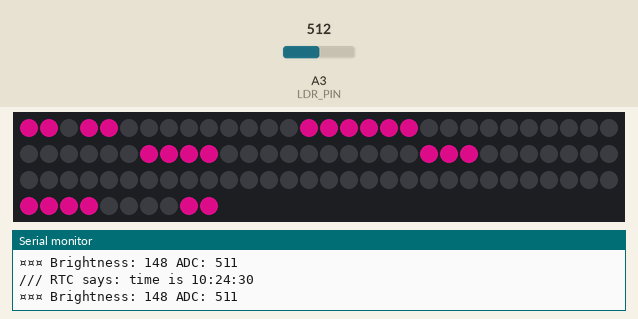
A sketch run on a simulated Arduino Nano, built with avr-gcc and run on an emulated ATmega328P. Parts: 100 RGB LEDs in strip order, left to right, continuing on the next row, the last lines printed to the serial monitor. Inputs (shaded band) come from the test bench; at power-on: A3 (LDR_PIN) = 512. Dim RGB values are drawn brighter than linear; the local clock reads 2024-03-15 10:24:30 at power-on unless the sketch sets it.

Above: at 1.4 s.
1.5 s: A3 (LDR_PIN) set to 716
4.8 s: A3 (LDR_PIN) set to 900
8.1 s: A3 (LDR_PIN) set to 930
At 18.1 s:
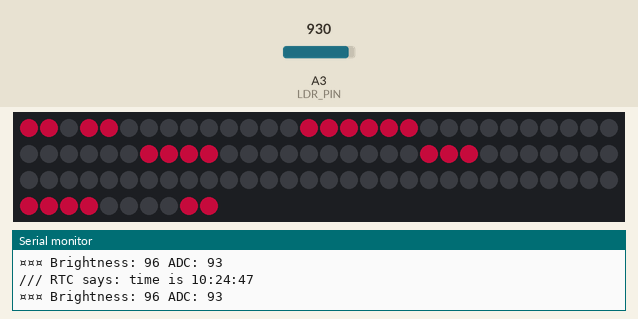
At 55.1 s:
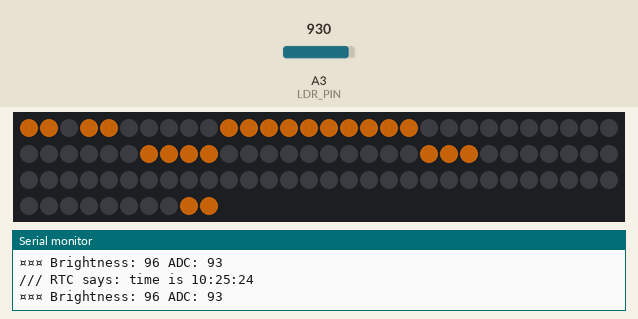
Timing chart, 0 to 56.6 s (numbered marks = the images above; inputs shaded):
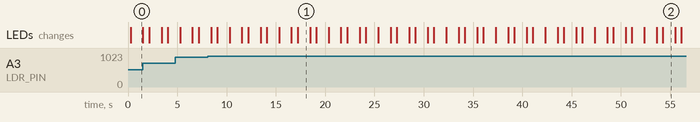

The sketch:

letterClock.ino
```cpp
// (licence header left out)
/* Libs to include ***********************************************************/
#include "src/letterClock.h"
#include <Adafruit_NeoPixel.h>
#include <Wire.h>
#include "Sodaq_DS3231.h"

#define NUMPIXELS       100 // How many pixels in there (per pin)
#define BRIGHT          60 // Brightness, between 0 and 255
#define SATURATION      240 // For colors: we want bright colors so set it to max!
#define PERIOD_COLORS   300 // Cycle through all colors every x seconds

#define DELAYVAL        600 // Time (in milliseconds) to pause between pixels

/* Defines *******************************************************************/

#define RTC                         1 // Enable RTC support
#define ENABLE_LDR_SUPPORT          1
// enum    Board                   NANO; // Arduino Nano is used

/* Pinouts *******************************************************************/
/*
    Define pinouts. Moreover, I2C pins differ depending on boards. Be careful
    For Pro Mini: (SDA, SCL) = (A4, A5)
    For Nano: (SDA, SCL) = (4, 5) (Digital pins)
*/
#define PIN             6 // If all in one wire

#ifdef ENABLE_LDR_SUPPORT
    #define LDR_PIN     A3
#endif

Adafruit_NeoPixel pixels(NUMPIXELS, PIN, NEO_GRB + NEO_KHZ800);

/* Arrays to turn on (struct of pointers to array ) */
ArraysToTurnOn_t arraysToTurnOn; // Led to light NOW (in this loop)
ArraysToTurnOn_t arraysAlreadyOn; // LED already turned on
Time_t currTime;

void setTime(void)
{
    char weekDay[][4] = {"Sun", "Mon", "Tue", "Wed", "Thu", "Fri", "Sat" };
    // year, month, date, hour, min, sec and week-day (starts from 0 for Sunday and goes to 6)
    DateTime dt(2020, 05, 16, 14, 59, 30, 6);
    rtc.setDateTime(dt);
}

int* getHour(int h, int m)
{
    int hMod = h;
    if (m > 34)
    {
        hMod = h + 1; /* eg: 1:40 -> Twenty to TWO */
    }
    int hMod12 = hMod % 12; /* To have something between 0 and 11 (here, 0 is like 12) */

    int pRes = m0;
    switch (hMod12)
    {
        case 0:
            pRes = h12;
            break;
        case 1:
            pRes = h1;
            break;
        case 2:
            pRes = h2;
            break;
        case 3:
            pRes = h3;
            break;
        case 4:
            pRes = h4;
            break;
        case 5:
            pRes = h5;
            break;
        case 6:
            pRes = h6;
            break;
        case 7:
            pRes = h7;
            break;
        case 8:
            pRes = h8;
            break;
        case 9:
            pRes = h9;
            break;
        case 10:
            pRes = h10;
            break;
        case 11:
            pRes = h11;
            break;
        default:
            break;
    }
    return pRes;
}


int* getHourAmPm(int h, int m)
{
    int hMod = h;
    if (m > 34)
    {
        hMod = h + 1; /* eg: 1:40 -> Twenty to TWO */
    }
    hMod = hMod % 24; /* If 23:55, say five to 12 AM, even if h > 11 */
    if (hMod > 11)
    {
        return pm;
    }
    else
    {
        return am;
    }

}

int* getMinutes(int m)
{
    int pRes = m0;
    if (((m >= 5) && (m < 10)) || ((m >= 55) && (m < 60)))
    {
        pRes = m5;
    }
    else if (((m >= 10) && (m < 15)) || ((m >= 50) && (m < 55)))
    {
        pRes = m10;
    }
    else if (((m >= 15) && (m < 20)) || ((m >= 45) && (m < 50)))
    {
        pRes = m15;
    }
    else if (((m >= 20) && (m < 25)) || ((m >= 40) && (m < 45)))
    {
        pRes = m20;
    }
    else if (((m >= 25) && (m < 30)) || ((m >= 35) && (m < 40)))
    {
        pRes = m25;
    }
    else if ((m >= 30) && (m < 35))
    {
        pRes = m30;
    }
    else
    {
        pRes = m0;
    }

    return pRes;
}

int* getPreciseMinutes(int m)
{
    int mMod5 = m % 5;
    int pRes = m0;
    switch (mMod5)
    {
    case 0:
        pRes = m0;
        break;
    case 1:
        pRes = m1;
        break;
    case 2:
        pRes = m2;
        break;
    case 3:
        pRes = m3;
        break;
    case 4:
        pRes = m4;
        break;
    default:
        break;
    }
    return pRes;
}

int* getPasTo(int m)
{
    int pRes = NULL;
    if (m >= 35 && m < 60)
    {
        pRes = to;
    }
    else if (m >= 5 && m < 35)
    {
        pRes = past;
    }
    else
    {
        pRes = oclock;
    }
    return pRes;
}

int getSizeArray(int* pTable)
{
    return pTable[0];
}

void updateArraysToTurnOn(ArraysToTurnOn_t* pArray, Time_t currTime)
{
    pArray->minutes = getMinutes(currTime.m);
    pArray->preciseMinutes = getPreciseMinutes(currTime.m);
    pArray->pasTo = getPasTo(currTime.m);
    pArray->hours = getHour(currTime.h, currTime.m);
    pArray->amPm = getHourAmPm(currTime.h, currTime.m);
}

void turnLedOnArray(int* pTable, uint32_t rgbColors)
{
    int sizeArray = getSizeArray(pTable);

    // Serial.print(sizeArray);
    // Serial.println(" LED to light.");
    for (int i = 1; i <= sizeArray; i++)
    {
        // Serial.print("Turning LED #");
        // Serial.println(pTable[i]);
        pixels.setPixelColor(pTable[i]-1, rgbColors);
    }
    pixels.show();   // Send the updated pixel colors to the hardware.
}

void turnLedOffArray(int* pTable)
{
    int sizeArray = getSizeArray(pTable);

    // Serial.print(sizeArray);
    // Serial.println(" LED to light.");
    for (int i = 1; i <= sizeArray; i++)
    {
        // Serial.print("Turning LED #");
        // Serial.println(pTable[i]);
        pixels.setPixelColor(pTable[i]-1, pixels.Color(0, 0, 0));
    }
    pixels.show();   // Send the updated pixel colors to the hardware.
}

void refreshLedArray(int* pOldTable, int* pNewTable, uint32_t rgbColors)
{
    if (pOldTable != pNewTable)
    {
        turnLedOffArray(pOldTable);
    }
    turnLedOnArray(pNewTable, rgbColors);
}

uint8_t getBrightnessLdr(void)
{
    int res = 0;
    int adc = 1023 - analogRead(LDR_PIN); /* Get ADC reading (from 0 to 1023). I swapped VCC and GND, BTW */
    if (adc < 40)
    {
        // y = 1.75x + 20
        int ax = (7 * adc) >> 2; // divide by 4
        res = ax + 20;
    }
    else if (adc > 920)
    {
        // y = 0.5x - 260
        int ax = adc >> 1; // divide by 2
        res = ax - 260;
    }
    else
    {
        // y = 0.125x + 85
        int ax = adc >> 3; // divide by 8
        res = ax + 85;
    }
    Serial.print("¤¤¤ Brightness: ");
    Serial.print(res);
    Serial.print(" ADC: ");
    Serial.println(adc);

    if (res < 0)
    {
        return 0;
    }
    else if (res > 255)
    {
        return 255;
    }
    else
    {
        return (uint8_t)res;
    }
}

void updateTime(Time_t* pTime)
{
    DateTime now = rtc.now(); //get the current date-time
    pTime->h = now.hour();
    pTime->m = now.minute();
    pTime->s = now.second();
    // int dy = now.day();
    // int mo = now.month();
    // int yr = now.year();
    Serial.print("/// RTC says: time is ");
    Serial.print(now.hour());
    Serial.print(":");
    Serial.print(now.minute());
    Serial.print(":");
    Serial.println(now.second());
}

uint32_t setColor(int brightness, int minutes, int seconds)
{
    uint32_t secondsSinceHueIsZero = (uint32_t)seconds + ((uint32_t)minutes % (PERIOD_COLORS/60) * 60); // Between 0 and 299

    uint32_t hue = (((uint32_t)65534u * (uint32_t)secondsSinceHueIsZero) / PERIOD_COLORS);
    // In the end, hue should be between 0 and 65535!

    uint32_t rgb = Adafruit_NeoPixel::ColorHSV(hue, SATURATION, brightness);
    // Serial.print("&&& My color: ");
    // Serial.println(hue);

    // return Adafruit_NeoPixel::gamma32(rgb); // To get vivid colors
    return (rgb);
}

void setup()
{
    Serial.begin(9600);
    pixels.begin(); // INITIALIZE NeoPixel strip object (REQUIRED)
#ifdef RTC
    #ifdef SET_TIME
        setTime();
    #endif
    Wire.begin();
    rtc.begin();
    delay(200); // To make sure everything is loaded (?)
    updateTime(&currTime);
    updateArraysToTurnOn(&arraysAlreadyOn, currTime); // Init variable
#endif
#ifdef ENABLE_LDR_SUPPORT
    pinMode(LDR_PIN, INPUT);
#endif
}

void loop()
{
#ifdef RTC

    updateTime(&currTime);
    updateArraysToTurnOn(&arraysToTurnOn, currTime);

#ifdef ENABLE_LDR_SUPPORT
    uint8_t brightness = getBrightnessLdr();
    uint32_t colorToUse = setColor(brightness, currTime.m, currTime.s);
#else
    uint32_t colorToUse = setColor(BRIGHT, currTime.m, currTime.s);
#endif
    // Serial.print("*** It is ");
    // Serial.print(currTime.h);
    // Serial.print(":");
    // Serial.println(currTime.m);

    turnLedOnArray(itis, colorToUse);
    refreshLedArray(arraysAlreadyOn.minutes ,arraysToTurnOn.minutes, colorToUse);
    refreshLedArray(arraysAlreadyOn.preciseMinutes, arraysToTurnOn.preciseMinutes, colorToUse);
    refreshLedArray(arraysAlreadyOn.pasTo ,arraysToTurnOn.pasTo, colorToUse);
    refreshLedArray(arraysAlreadyOn.hours ,arraysToTurnOn.hours, colorToUse);
    refreshLedArray(arraysAlreadyOn.amPm ,arraysToTurnOn.amPm, colorToUse);


    updateArraysToTurnOn(&arraysAlreadyOn, currTime); // Copy arraysToTurnOn on arraysAlreadyOn
    delay(DELAYVAL);
#else
    pixels.clear(); // Set all pixel colors to 'off'
    for (int h = 0; h < 24; h++)
    {
        for (int m = 0; m < 60; m++)
        {
            pixels.clear(); // Set all pixel colors to 'off'

            Serial.print("*** It is ");
            Serial.print(h);
            Serial.print(":");
            Serial.println(m);

            turnLedOnArray(itis, BRIGHT, 0, 0);
            turnLedOnArray(getMinutes(m), BRIGHT, 0, 0);
            turnLedOnArray(getPreciseMinutes(m), BRIGHT, 0, 0);
            turnLedOnArray(getPasTo(m), BRIGHT, 0, 0);
            turnLedOnArray(getHour(h, m), BRIGHT, 0, 0);
            turnLedOnArray(getHourAmPm(h, m), BRIGHT, 0, 0);
            delay(DELAYVAL);
        }
    }
#endif
}
```

letterClock.h
```cpp
/*
    An interesting description
*/

// Includes & Defines
#define LIGHT_ALL_PRECISE_MINUTES   1 // Display only current minute or show previous ones (cf issue #10)


// Struct

typedef struct
{
    int h;
    int m;
    int s;
} Time_t;

typedef struct
{
    int* minutes;
    int* preciseMinutes;
    int* pasTo;
    int* hours;
    int* amPm;
} ArraysToTurnOn_t;

// typedef enum
// {
//     NANO;
//     PRO_MINI;
// } Boards;


/*
    Define line of letters for writing words
    Note: if count from 0, remove 1 from these values!
    Also: First value is the length of array. Do not turn the LED ID on!!!
*/
// Always on ("it is...")
int itis[] = {4, 1,2,4,5};

// Hours
int h1[] = {3, 76,77,78};
int h2[] = {3, 78,79,80};
int h3[] = {5, 41,42,43,44,45};
int h4[] = {4, 31,32,33,34};
int h5[] = {4, 67,68,69,70};
int h6[] = {3, 81,82,83};
int h7[] = {5, 71,72,73,74,75};
int h8[] = {5, 53,54,55,56,57};
int h9[] = {4, 57,58,59,60};
int h10[] = {3, 51,52,53};
int h11[] = {6, 45,46,47,48,49,50};
int h12[] = {6, 61,62,63,64,65,66};

int am[] = {2, 99,100};
int pm[] = {2, 97,98};

// Past/To/OClock
int past[] = {4, 37,38,39,40};
int to[] = {2, 36,37};
int oclock[] = {6, 85,86,87,88,89,90};

// Minutes
int m5[]  = {4, 11,12,13,14};
int m10[] = {3, 28,29,30};
int m15[] = {8, 8,21,22,23,24,25,26,27};
int m20[] = {6, 15,16,17,18,19,20};
int m25[] = {10, 11,12,13,14,15,16,17,18,19,20};
int m30[] = {4, 7,8,9,10};

// Precise minutes
#ifdef LIGHT_ALL_PRECISE_MINUTES // Show all precise minutes (0-4 LED)
int m0[] = {0};
int m1[] = {1, 94};
int m2[] = {2, 93,94};
int m3[] = {3, 92,93,94};
int m4[] = {4, 91,92,93,94};
#else // Show only current precise minutes (0-1 LED)
int m0[] = {0};
int m1[] = {1, 94};
int m2[] = {1, 93};
int m3[] = {1, 92};
int m4[] = {1, 91};
#endif

// Prototypes

/*
    Returns a pointer with the right LEDs to turn on (for hours)
*/
int* getHour(int h, int m);

/*
    Returns a pointer with the right LEDs to turn on (for AM/PM)
*/
int* getHourAmPm(int h, int m);

/*
    Returns a pointer with the right LEDs to turn on (for minutes (+/- 5'))
*/
int* getMinutes(int m);

/*
    Returns a pointer with the right LEDs to turn on (for minutes (+/- 1'))
*/
int* getPreciseMinutes(int m);

/*
    Returns a pointer with the right LEDs to turn on (for the right words to use (past, to, o'clock))
*/
int* getPasTo(int m);

int getSizeArray(int* pTable);

void updateArraysToTurnOn(ArraysToTurnOn_t* pArray, Time_t currTime);

void turnLedOnArray(int* pTable, uint32_t rgbColors);

void turnLedOffArray(int* pTable);

void refreshLedArray(int* pOldTable, int* pNewTable, uint32_t rgbColors);

uint8_t getBrightnessLdr(void);

void updateTime(Time_t* pTime);

uint32_t setColor(int brightness, int minutes, int seconds);
```
